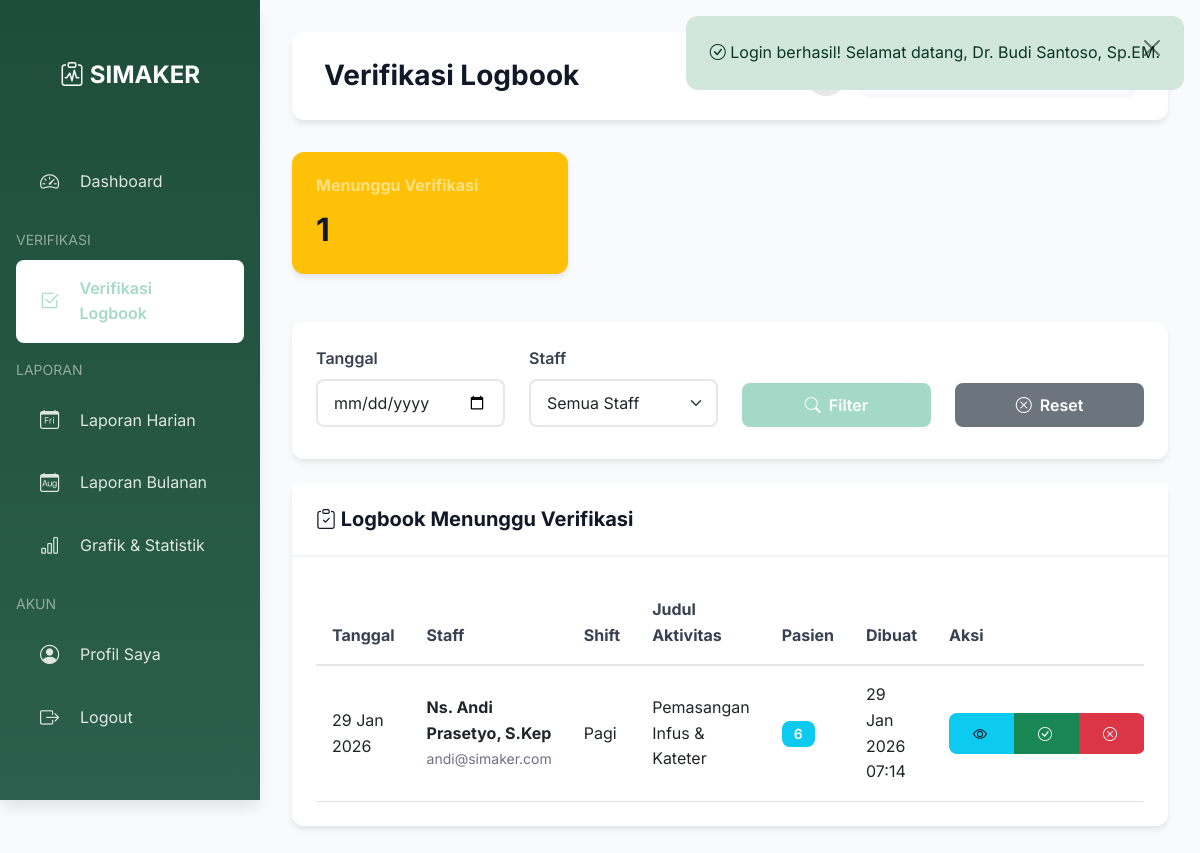
The page /modules/supervisor/verification/index.php (signed in) on the database its author committed.
### tables this page shows
CREATE TABLE logbooks (
    id INT AUTO_INCREMENT PRIMARY KEY,
    user_id INT NOT NULL,
    logbook_date DATE NOT NULL,
    shift_id INT NOT NULL,
    unit_id INT NOT NULL,
    activity_title VARCHAR(255) NOT NULL,
    activity_description TEXT NOT NULL,
    patient_count INT DEFAULT 0,
    attachment_file VARCHAR(255) DEFAULT NULL,
    verification_status ENUM('pending', 'approved', 'rejected') DEFAULT 'pending',
    created_at TIMESTAMP DEFAULT CURRENT_TIMESTAMP,
    updated_at TIMESTAMP DEFAULT CURRENT_TIMESTAMP ON UPDATE CURRENT_TIMESTAMP,
    FOREIGN KEY (user_id) REFERENCES users(id) ON DELETE CASCADE,
    FOREIGN KEY (shift_id) REFERENCES shifts(id) ON DELETE RESTRICT,
    FOREIGN KEY (unit_id) REFERENCES units(id) ON DELETE RESTRICT,
    INDEX idx_user_date (user_id, logbook_date),
    INDEX idx_verification_status (verification_status),
    INDEX idx_logbook_date (logbook_date)
);

CREATE TABLE users (
    id INT AUTO_INCREMENT PRIMARY KEY,
    username VARCHAR(50) UNIQUE NOT NULL,
    email VARCHAR(100) UNIQUE NOT NULL,
    password VARCHAR(255) NOT NULL,
    role_id INT NOT NULL,
    unit_id INT NULL,
    full_name VARCHAR(100) NOT NULL,
    phone VARCHAR(20),
    avatar VARCHAR(255) DEFAULT NULL,
    is_active BOOLEAN DEFAULT 1,
    created_at TIMESTAMP DEFAULT CURRENT_TIMESTAMP,
    updated_at TIMESTAMP DEFAULT CURRENT_TIMESTAMP ON UPDATE CURRENT_TIMESTAMP,
    FOREIGN KEY (role_id) REFERENCES roles(id) ON DELETE RESTRICT,
    FOREIGN KEY (unit_id) REFERENCES units(id) ON DELETE SET NULL
);

CREATE TABLE shifts (
    id INT AUTO_INCREMENT PRIMARY KEY,
    shift_name VARCHAR(50) UNIQUE NOT NULL,
    start_time TIME NOT NULL,
    end_time TIME NOT NULL,
    description TEXT
);

### config/database.php (called while the page is built, shortened)
<?php
class Database {
    private static $instance = null;
    private $connection;
    private function __construct() {
        try {
            $dsn = "mysql:host=" . DB_HOST . ";dbname=" . DB_NAME . ";charset=" . DB_CHARSET;
            $options = [
                PDO::ATTR_ERRMODE => PDO::ERRMODE_EXCEPTION,
                PDO::ATTR_DEFAULT_FETCH_MODE => PDO::FETCH_ASSOC,
                PDO::ATTR_EMULATE_PREPARES => false,
            ];
            $this->connection = new PDO($dsn, DB_USER, DB_PASS, $options);
        } catch (PDOException $e) {
            die("Connection failed: " . $e->getMessage());
        }
    }
    public static function getInstance() {
        if (self::$instance === null) {
            self::$instance = new self();
        }
        return self::$instance;
    }
    public function getConnection() {
        return $this->connection;
    }
}
function db() {
    return Database::getInstance()->getConnection();
}
function query($sql, $params = []) {
    $db = db();
    $stmt = $db->prepare($sql);
    $stmt->execute($params);
    return $stmt;
}
function fetchOne($sql, $params = []) {
    $stmt = query($sql, $params);
    return $stmt->fetch();
}

### includes/security.php (called while the page is built, shortened)
<?php
function escapeHtml($text) {
    return htmlspecialchars($text, ENT_QUOTES, 'UTF-8');
}

### includes/functions.php (called while the page is built, shortened)
<?php
require_once __DIR__ . '/security.php';
function formatDate($date, $format = 'd M Y') {
    return date($format, strtotime($date));
}
function formatDateTime($datetime, $format = 'd M Y H:i') {
    return date($format, strtotime($datetime));
}

### modules/supervisor/verification/index.php (the view, shortened to what this page needs)
<?php
require_once __DIR__ . '/../../../config/database.php';
require_once __DIR__ . '/../../../includes/functions.php';
require_once __DIR__ . '/../../../includes/security.php';
$userUnitId = $_SESSION['unit_id'];
$filterUnit = $_GET['unit'] ?? $userUnitId;
$filterDate = $_GET['date'] ?? '';
$page = max(1, (int)($_GET['page'] ?? 1));
$perPage = 10;
$offset = ($page - 1) * $perPage;
$where = "l.verification_status = 'pending' AND l.unit_id = :unit_id";
$params = ['unit_id' => $filterUnit];
$totalSql = "SELECT COUNT(*) as count FROM logbooks l WHERE $where";
$totalResult = fetchOne($totalSql, $params);
$totalRecords = $totalResult['count'] ?? 0;
$sql = "SELECT l.*, s.shift_name, u.unit_name, u.unit_code,
               staff.full_name as staff_name, staff.email as staff_email
        FROM logbooks l
        JOIN shifts s ON l.shift_id = s.id
        JOIN units u ON l.unit_id = u.id
        JOIN users staff ON l.user_id = staff.id
        WHERE $where
        ORDER BY l.logbook_date DESC, l.created_at ASC
        LIMIT :limit OFFSET :offset";
$stmt = db()->prepare($sql);
foreach ($params as $key => $value) {
    $stmt->bindValue(':' . $key, $value);
}
$stmt->bindValue(':limit', $perPage, PDO::PARAM_INT);
$stmt->bindValue(':offset', $offset, PDO::PARAM_INT);
$stmt->execute();
$logbooks = $stmt->fetchAll();
require_once __DIR__ . '/../../../layouts/header.php';
require_once __DIR__ . '/../../../layouts/sidebar-supervisor.php';
?>
<div class="row mb-4">
    <div class="col-md-4">
        <div class="card bg-warning text-white">
            <div class="card-body">
                <h6 class="text-white-50">Menunggu Verifikasi</h6>
                <h2 class="mb-0"><?= $totalRecords ?></h2>
            </div>
        </div>
    </div>
</div>
<div class="card mb-4">
    <div class="card-body">
        <form method="GET" class="row align-items-end">
            <div class="col-md-3 mb-2">
                <label class="form-label">Tanggal</label>
                <input type="date" class="form-control" name="date" value="<?= escapeHtml($filterDate) ?>">
            </div>
            <div class="col-md-3 mb-2">
                <label class="form-label">Staff</label>
                <select class="form-select" name="staff">
                    <option value="">Semua Staff</option>
                </select>
            </div>
            <div class="col-md-3 mb-2">
                <button type="submit" class="btn btn-primary w-100">
                    <i class="bi bi-search"></i> Filter
                </button>
            </div>
            <div class="col-md-3 mb-2">
                <a href="?" class="btn btn-secondary w-100">
                    <i class="bi bi-x-circle"></i> Reset
                </a>
            </div>
        </form>
    </div>
</div>
<div class="card">
    <div class="card-header">
        <h5 class="mb-0"><i class="bi bi-clipboard-check"></i> Logbook Menunggu Verifikasi</h5>
    </div>
    <div class="card-body">
        <?php if (empty($logbooks)): ?>
            <div class="alert alert-info">
                <i class="bi bi-info-circle"></i> Tidak ada logbook yang menunggu verifikasi.
            </div>
        <?php else: ?>
            <div class="table-responsive">
                <table class="table table-hover">
                    <thead>
                        <tr>
                            <th>Tanggal</th>
                            <th>Staff</th>
                            <th>Shift</th>
                            <th>Judul Aktivitas</th>
                            <th>Pasien</th>
                            <th>Dibuat</th>
                            <th>Aksi</th>
                        </tr>
                    </thead>
                    <tbody>
                        <?php foreach ($logbooks as $log): ?>
                        <tr>
                            <td><?= formatDate($log['logbook_date']) ?></td>
                            <td>
                                <strong><?= escapeHtml($log['staff_name']) ?></strong>
                                <br><small class="text-muted"><?= escapeHtml($log['staff_email']) ?></small>
                            </td>
                            <td><?= escapeHtml($log['shift_name']) ?></td>
                            <td><?= escapeHtml($log['activity_title']) ?></td>
                            <td><span class="badge bg-info"><?= $log['patient_count'] ?></span></td>
                            <td><?= formatDateTime($log['created_at']) ?></td>
                            <td>
                                <div class="btn-group btn-group-sm">
                                    <button type="button" class="btn btn-info"
                                            onclick="viewDetail(<?= $log['id'] ?>)" title="Lihat Detail">
                                        <i class="bi bi-eye"></i>
                                    </button>
                                    <button type="button" class="btn btn-success"
                                            onclick="showVerifyModal(<?= $log['id'] ?>, 'approved')" title="Setujui">
                                        <i class="bi bi-check-circle"></i>
                                    </button>
                                    <button type="button" class="btn btn-danger"
                                            onclick="showVerifyModal(<?= $log['id'] ?>, 'rejected')" title="Tolak">
                                        <i class="bi bi-x-circle"></i>
                                    </button>
                                </div>
                            </td>
                        </tr>
                        <?php endforeach; ?>
                    </tbody>
                </table>
            </div>
        <?php endif; ?>
    </div>
</div>
</div>
<?php require_once __DIR__ . '/../../../layouts/footer.php'; ?>

### assets/css/style.css (style rules this page uses)
:root { --primary: #0a98695e; --primary-dark: #0a98695e; --primary-darker: #0a98695e; --primary-light: #0a98695e; --primary-lighter: #0a98695e; --gray-50: #f9fafb; --gray-100: #f3f4f6; --gray-200: #e5e7eb; --gray-300: #d1d5db; --gray-400: #9ca3af; --gray-500: #6b7280; --gray-600: #4b5563; --gray-700: #374151; --gray-800: #1f2937; --gray-900: #111827; --success: #10b981; --warning: #f59e0b; --danger: #ef4444; --info: #3b82f6; --spacing-xs: 0.25rem; --spacing-sm: 0.5rem; --spacing-md: 1rem; --spacing-lg: 1.5rem; --spacing-xl: 2rem; --radius-sm: 0.375rem; --radius-md: 0.5rem; --radius-lg: 0.75rem; --radius-xl: 1rem; --shadow-sm: 0 1px 2px 0 rgb(0 0 0 / 0.05); --shadow-md: 0 4px 6px -1px rgb(0 0 0 / 0.1); --shadow-lg: 0 10px 15px -3px rgb(0 0 0 / 0.1); --shadow-xl: 0 20px 25px -5px rgb(0 0 0 / 0.1); }
* { margin: 0; padding: 0; box-sizing: border-box; }
body { font-family: 'Inter', -apple-system, BlinkMacSystemFont, 'Segoe UI', Roboto, 'Helvetica Neue', Arial, sans-serif; line-height: 1.6; color: var(--gray-800); background-color: var(--gray-50); min-height: 100vh; }
h1, h2, h3, h4, h5, h6 { color: var(--gray-900); font-weight: 700; line-height: 1.2; margin-bottom: var(--spacing-md); }
h2 { font-size: 2rem; }
h5 { font-size: 1.25rem; }
h6 { font-size: 1rem; }
.btn-primary { background-color: var(--primary); border-color: var(--primary); }
.card { border: none; border-radius: var(--radius-lg); box-shadow: var(--shadow-md); margin-bottom: var(--spacing-lg); transition: all 0.3s ease; }
.card-header { background-color: white; border-bottom: 2px solid var(--gray-100); padding: var(--spacing-lg); font-weight: 600; color: var(--gray-800); }
.card-body { padding: var(--spacing-lg); }
.form-label { font-weight: 600; color: var(--gray-700); margin-bottom: var(--spacing-sm); }
.form-control, .form-select { border: 2px solid var(--gray-200); border-radius: var(--radius-md); padding: 0.625rem 1rem; transition: all 0.3s ease; }
.form-control::placeholder { color: var(--gray-400); }
.btn { padding: 0.625rem 1.5rem; border-radius: var(--radius-md); font-weight: 600; transition: all 0.3s ease; border: none; }
.btn i { margin-right: var(--spacing-xs); }
.table { margin-bottom: 0; }
.table thead { background-color: var(--gray-50); }
.table thead th { font-weight: 700; color: var(--gray-700); border-bottom: 2px solid var(--gray-200); padding: var(--spacing-md); }
.table tbody tr { transition: all 0.2s ease; }
.table tbody td { padding: var(--spacing-md); vertical-align: middle; }
.badge { padding: 0.375rem 0.75rem; border-radius: var(--radius-md); font-weight: 600; font-size: 0.875rem; }
.text-muted { color: var(--gray-500) !important; }
.mb-0 { margin-bottom: 0 !important; }
.mb-2 { margin-bottom: 0.5rem !important; }
.mb-4 { margin-bottom: 1.5rem !important; }

### assets/css/dark-mode.css (style rules this page uses)
body, .card, .table-container, .form-control, .form-select, .btn, .top-navbar { transition: background-color 0.3s ease, color 0.3s ease, border-color 0.3s ease; }

### rows shown on the page
logbooks: logbook_date "29 Jan 2026", user.full_name "Ns. Andi Prasetyo, S.Kep", user.email "andi@simaker.com", shift.shift_name "Pagi", activity_title "Pemasangan Infus & Kateter", patient_count "6", created_at "29 Jan 2026 07:14"

### other values the page prints
escapeHtml($flash['message']) "Login berhasil! Selamat datang, Dr. Budi Santoso, Sp.EM."
escapeHtml($pageTitle) "Verifikasi Logbook"
$totalRecords "1"
